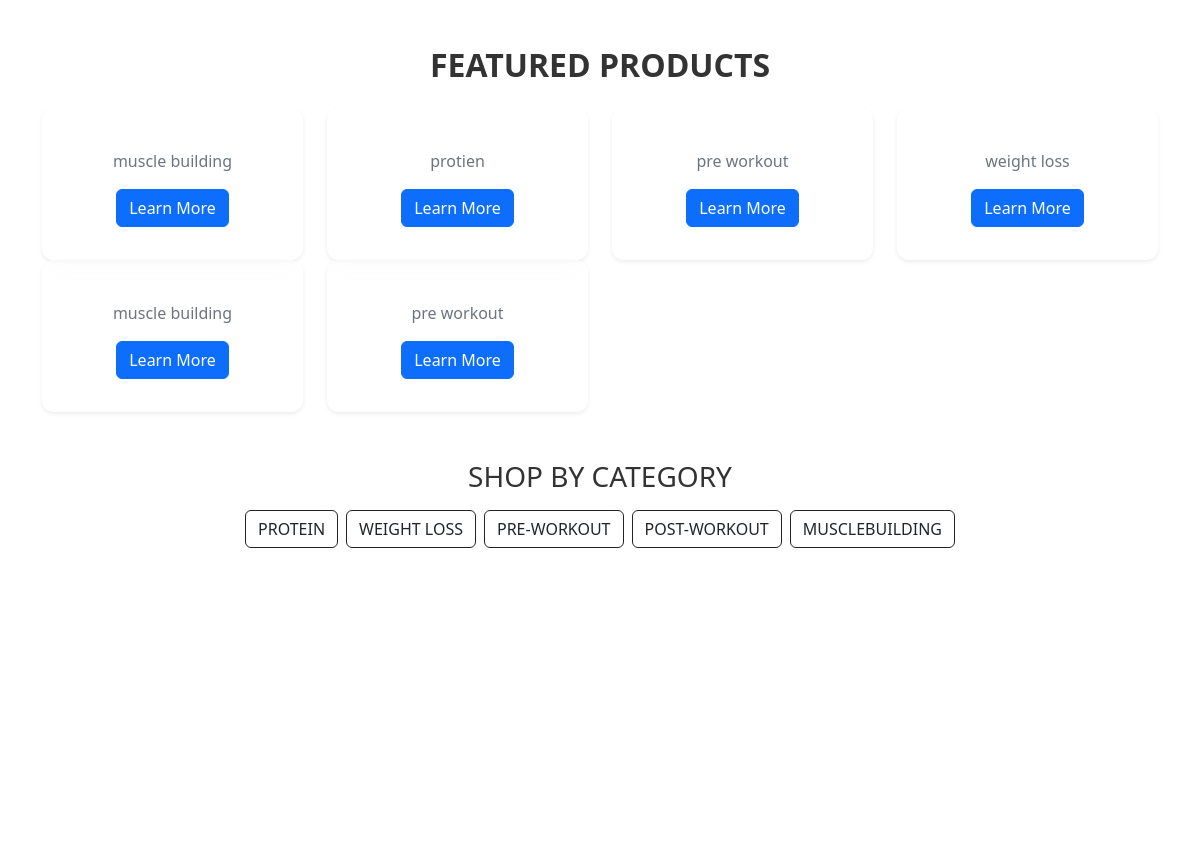
Before: / (middle part) with the older database file.
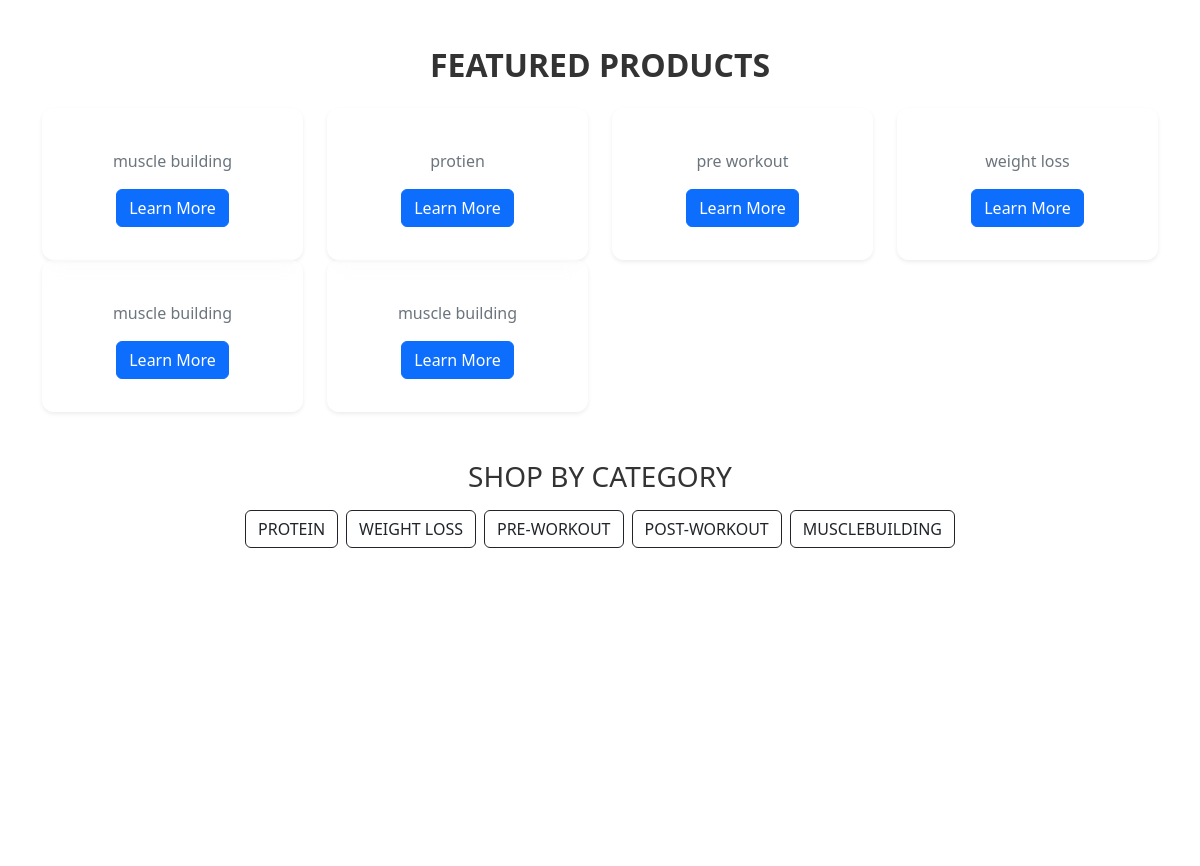
After: the same page with the newer database file.
### amazon_store/models.py (models this page shows, shortened)
class Product(models.Model):
    title = models.CharField(max_length=255)
    description = models.TextField()
    price = models.DecimalField(max_digits=10, decimal_places=2)
    image1 = models.ImageField(upload_to='path/to/upload/', null=True, blank=True)
    image2 = models.ImageField(upload_to='path/to/upload/', null=True, blank=True)
    image3 = models.ImageField(upload_to='path/to/upload/', null=True, blank=True)
    image4 = models.ImageField(upload_to='path/to/upload/', null=True, blank=True)
    image5 = models.ImageField(upload_to='path/to/upload/', null=True, blank=True)
    category = models.ForeignKey(Category, on_delete=models.SET_NULL, null=True, blank=True)
    rating = models.FloatField(default=0.0)
    reviews = models.IntegerField(default=0)
    original_price = models.DecimalField(max_digits=10, decimal_places=2, default=0.0)
    discount = models.IntegerField(default=0)  # Percentage discount
    delivery_date = models.DateField(default=timezone.now)  # <-- Add default value here

class Category(models.Model):
    name = models.CharField(max_length=255)
    def __str__(self):
        return self.name

### amazon_store/views.py (the view)
# urls.py: 2. Add a URL to urlpatterns:  path('', views.home, name='home')
def home(request):
    product=Product.objects.all()
    return render(request, 'base.html',{'product':product})

### templates/base.html (shortened to what this page needs)
{% load static %}
<!DOCTYPE html>
<html lang="en">
<head>
    <link href="https://cdn.jsdelivr.net/npm/bootstrap@5.2.3/dist/css/bootstrap.min.css" rel="stylesheet">
    <link rel="stylesheet" href="https://cdnjs.cloudflare.com/ajax/libs/font-awesome/5.15.3/css/all.min.css">
    <link rel="stylesheet" href="https://cdnjs.cloudflare.com/ajax/libs/font-awesome/6.7.2/css/all.min.css">
</head>
<body>
<div class="container text-center my-5">
    <h2 class="fw-bold">FEATURED PRODUCTS</h2>
    <div class="row mt-4">
        {% for i in product %}
        <div class="col-md-3">
            <div class="card p-3 shadow-sm">
                <div class="card-body">
                    <p class="text-muted">{{ i.category }}</p>
                    <a href="{% url 'product_detail' i.id %}" class="btn btn-primary">Learn More</a>
                </div>
            </div>
        </div>
        {% endfor %}
    </div>
    <h3 class="mt-5">SHOP BY CATEGORY</h3>
    <div class="d-flex justify-content-center gap-2 mt-3">
        <button class="btn btn-outline-dark">PROTEIN</button>
        <button class="btn btn-outline-dark">WEIGHT LOSS</button>
        <button class="btn btn-outline-dark">PRE-WORKOUT</button>
        <button class="btn btn-outline-dark">POST-WORKOUT</button>
        <button class="btn btn-outline-dark">MUSCLEBUILDING</button>
    </div>
</div>
<div class="container-1">
    <div class="row mission-section">
    </div>
</div>
</body>
</html>

Changed rows visible on the page:
removed Product: category "pre workout"
added Product: category "muscle building"
